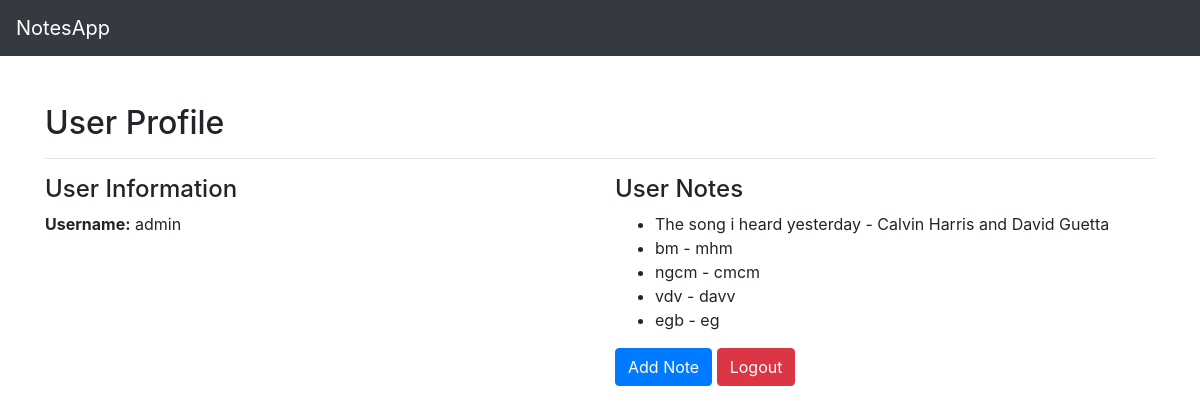
Page /accounts/profile/ (signed in) on the committed database.
### notes/models.py (models this page shows, shortened)
class Note(models.Model):
    user = models.ForeignKey(User, on_delete=models.CASCADE)
    title = models.CharField(max_length=255)
    content = models.TextField()

### notes/views.py (the view)
# urls.py: path('profile/', user_profile, name='user_profile'),
@login_required
def user_profile(request):
    user_notes = Note.objects.filter(user=request.user)
    return render(request, 'user_profile.html', {'user_notes': user_notes})

### notes/templates/user_profile.html (shortened to what this page needs)
{% extends 'base.html' %}
{% block content %}
  <div class="container mt-5">
    <h2>User Profile</h2>
    <hr>
    <div class="row">
      <div class="col-md-6">
        <h4>User Information</h4>
        <p><strong>Username:</strong> {{ user.username }}</p>
      </div>
      <div class="col-md-6">
        <h4>User Notes</h4>
        <div class="notes-container">
          {% if user_notes %}
            <ul>
              {% for note in user_notes %}
                <li>{{ note.title }} - {{ note.content }}</li>
              {% endfor %}
            </ul>
          {% else %}
            <p>No notes available.</p>
          {% endif %}
        </div>
        <div class="actions-container">
          <a href="{% url 'add_note' %}" class="btn btn-primary">Add Note</a>
          <form action="{% url 'logout' %}" method="post" style="display: inline;">
            <button type="submit" class="btn btn-danger">Logout</button>
          </form>
        </div>
      </div>
    </div>
  </div>
{% endblock %}

### notes/templates/base.html (shortened to what this page needs)
<!DOCTYPE html>
<html lang="en">
<head>
    <link rel="stylesheet" href="https://stackpath.bootstrapcdn.com/bootstrap/4.5.2/css/bootstrap.min.css">
</head>
<body>
    <nav class="navbar navbar-expand-lg navbar-dark bg-dark">
        <a class="navbar-brand" href="#">NotesApp</a>
    </nav>
    <div class="container-fluid mt-4">
        {% block content %}{% endblock %}
    </div>
</body>
</html>

### rows in the picture
Note: title "The song i heard yesterday", content "Calvin Harris and David Guetta"
Note: title "bm", content "mhm"
Note: title "ngcm", content "cmcm"
Note: title "vdv", content "davv"
Note: title "egb", content "eg"

### other values in the picture
{{ user.username }} "admin"
